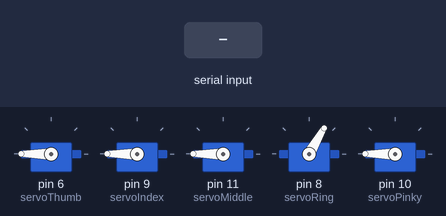
Bench run of a sketch on a simulated Arduino Uno, built with avr-gcc and run on an emulated ATmega328P. Shown: 5 × servo. The inputs (shaded band) are chosen by the test bench.

Above: at 1.2 s.
1.3 s: "90,45\n" received over Serial
At 1.9 s:
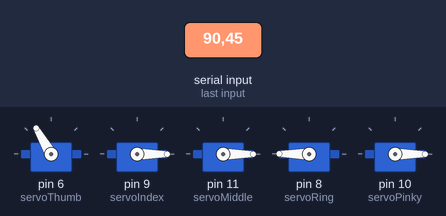
Timing chart, 0 to 4.3 s (numbered marks = the images above; inputs shaded):
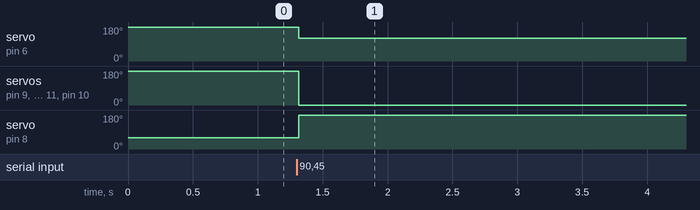

Measured:
- after the input at 1.3 s, servo on pin 6 (servoThumb): 180° → 120° at once; servo on pin 9 (servoIndex), servo on pin 11 (servoMiddle), servo on pin 10 (servoPinky): 180° → 0° at once; servo on pin 8 (servoRing): 60° → 180° at once

The sketch:

Codigo_Arduino.ino
```cpp
#include <Servo.h>

Servo servoThumb;   // Pulgar
Servo servoIndex;   // Índice
Servo servoMiddle;  // Medio
Servo servoRing;    // Anular
Servo servoPinky;   // Meñique

int valsRec[5] = {0, 0, 0, 0, 0};
String receivedString = "";
bool newData = false;

void setup() {
  Serial.begin(9600);

  servoThumb.attach(6);
  servoIndex.attach(9);
  servoMiddle.attach(11);
  servoRing.attach(8);
  servoPinky.attach(10);

  // Posición inicial
  servoThumb.write(180);
  servoIndex.write(180);
  servoMiddle.write(180);
  servoRing.write(60);
  servoPinky.write(180);
}

void receiveData() {
  while (Serial.available()) {
    char c = Serial.read();
    if (c == '\n') {
      newData = true;
      break;
    } else {
      receivedString += c;
    }
  }
}

void processData() {
  if (newData) {
    if (receivedString.length() == 5) {
      for (int i = 0; i < 5; i++) {
        valsRec[i] = receivedString[i] - '0';
      }

      // Mover servos según los valores recibidos
      servoThumb.write(valsRec[0] == 1 ? 180 : 120);
      servoIndex.write(valsRec[1] == 1 ? 180 : 0);
      servoMiddle.write(valsRec[2] == 1 ? 180 : 0);
      servoRing.write(valsRec[3] == 1 ? 60 : 180);
      servoPinky.write(valsRec[4] == 1 ? 180 : 0);
    }

    receivedString = "";
    newData = false;
  }
}

void loop() {
  receiveData();
  processData();
  delay(10); // Pequeño delay para estabilidad
}
```
